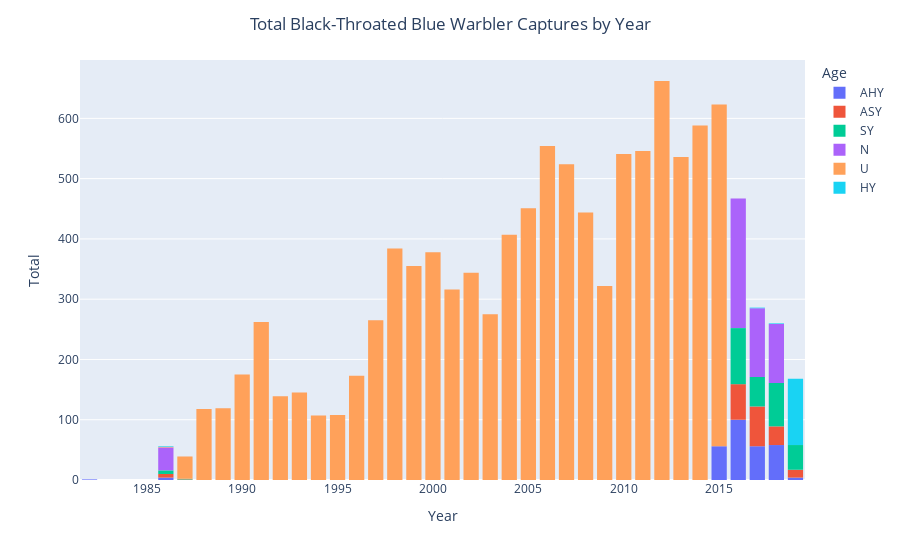

This figure's notebook cell:
### Code cell
fig = px.histogram(warblers, x='Year', color = 'Age' ) #make a histogram, color by age
fig.update_layout(title={"text": "Total Black-Throated Blue Warbler Captures by Year", "x": 0.5}, yaxis_title="Total")
fig.update_layout(bargap=0.2) #space out bars
fig.show()

### Figure 1 — Plotly figure (JSON) as saved in the notebook; plotly's stock layout.template omitted (floating-point values rounded to 4 significant figures; data arrays with more than 128 entries replaced by an {"elided": "..."} marker saying what was removed)
{"data": [{"alignmentgroup": "True", "bingroup": "x", "hovertemplate": "Age=AHY<br>Year=%{x}<br>count=%{y}<extra></extra>", "legendgroup": "AHY", "marker": {"color": "#636efa", "pattern": {"shape": ""}}, "name": "AHY", "offsetgroup": "AHY", "orientation": "v", "showlegend": true, "type": "histogram", "x": {"elided": "279 int values"}, "xaxis": "x", "yaxis": "y"}, {"alignmentgroup": "True", "bingroup": "x", "hovertemplate": "Age=ASY<br>Year=%{x}<br>count=%{y}<extra></extra>", "legendgroup": "ASY", "marker": {"color": "#EF553B", "pattern": {"shape": ""}}, "name": "ASY", "offsetgroup": "ASY", "orientation": "v", "showlegend": true, "type": "histogram", "x": {"elided": "176 int values"}, "xaxis": "x", "yaxis": "y"}, {"alignmentgroup": "True", "bingroup": "x", "hovertemplate": "Age=SY<br>Year=%{x}<br>count=%{y}<extra></extra>", "legendgroup": "SY", "marker": {"color": "#00cc96", "pattern": {"shape": ""}}, "name": "SY", "offsetgroup": "SY", "orientation": "v", "showlegend": true, "type": "histogram", "x": {"elided": "262 int values"}, "xaxis": "x", "yaxis": "y"}, {"alignmentgroup": "True", "bingroup": "x", "hovertemplate": "Age=N<br>Year=%{x}<br>count=%{y}<extra></extra>", "legendgroup": "N", "marker": {"color": "#ab63fa", "pattern": {"shape": ""}}, "name": "N", "offsetgroup": "N", "orientation": "v", "showlegend": true, "type": "histogram", "x": {"elided": "465 int values"}, "xaxis": "x", "yaxis": "y"}, {"alignmentgroup": "True", "bingroup": "x", "hovertemplate": "Age=U<br>Year=%{x}<br>count=%{y}<extra></extra>", "legendgroup": "U", "marker": {"color": "#FFA15A", "pattern": {"shape": ""}}, "name": "U", "offsetgroup": "U", "orientation": "v", "showlegend": true, "type": "histogram", "x": {"elided": "9843 int values"}, "xaxis": "x", "yaxis": "y"}, {"alignmentgroup": "True", "bingroup": "x", "hovertemplate": "Age=HY<br>Year=%{x}<br>count=%{y}<extra></extra>", "legendgroup": "HY", "marker": {"color": "#19d3f3", "pattern": {"shape": ""}}, "name": "HY", "offsetgroup": "HY", "orientation": "v", "showlegend": true, "type": "histogram", "x": [1986, 2017, 2018, 2019, 2019, 2019, 2019, 2019, 2019, 2019, 2019, 2019, 2019, 2019, 2019, 2019, 2019, 2019, 2019, 2019, 2019, 2019, 2019, 2019, 2019, 2019, 2019, 2019, 2019, 2019, 2019, 2019, 2019, 2019, 2019, 2019, 2019, 2019, 2019, 2019, 2019, 2019, 2019, 2019, 2019, 2019, 2019, 2019, 2019, 2019, 2019, 2019, 2019, 2019, 2019, 2019, 2019, 2019, 2019, 2019, 2019, 2019, 2019, 2019, 2019, 2019, 2019, 2019, 2019, 2019, 2019, 2019, 2019, 2019, 2019, 2019, 2019, 2019, 2019, 2019, 2019, 2019, 2019, 2019, 2019, 2019, 2019, 2019, 2019, 2019, 2019, 2019, 2019, 2019, 2019, 2019, 2019, 2019, 2019, 2019, 2019, 2019, 2019, 2019, 2019, 2019, 2019, 2019, 2019, 2019, 2019, 2019, 2019], "xaxis": "x", "yaxis": "y"}], "layout": {"bargap": 0.2, "barmode": "relative", "legend": {"title": {"text": "Age"}, "tracegroupgap": 0}, "margin": {"t": 60}, "title": {"text": "Total Black-Throated Blue Warbler Captures by Year", "x": 0.5}, "xaxis": {"anchor": "y", "domain": [0, 1], "title": {"text": "Year"}}, "yaxis": {"anchor": "x", "domain": [0, 1], "title": {"text": "Total"}}}}
